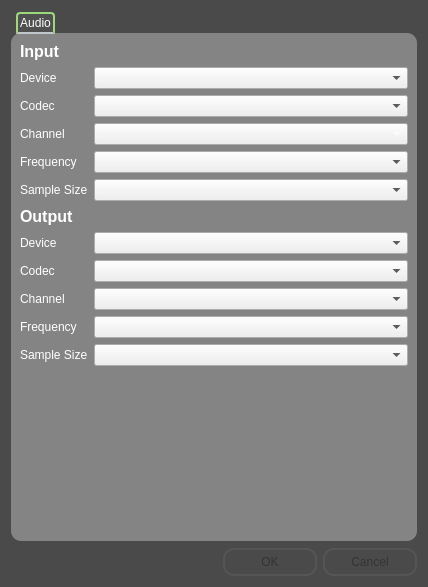
<?xml version="1.0" encoding="UTF-8"?>
<ui version="4.0">
 <class>ConfigurationDialog</class>
 <widget class="QDialog" name="ConfigurationDialog">
  <property name="geometry">
   <rect>
    <x>0</x>
    <y>0</y>
    <width>428</width>
    <height>587</height>
   </rect>
  </property>
  <property name="windowTitle">
   <string>Dialog</string>
  </property>
  <property name="styleSheet">
   <string notr="true">#ConfigurationDialog {
background-color:#4a4a4a;
}

#ConfigurationDialog QPushButton {
color: #333;
border: 2px solid #555;
border-radius: 11px;
padding: 5px;
background: qradialgradient(cx: 0.3, cy: -0.4,
fx: 0.3, fy: -0.4,
radius: 1.35, stop: 0 #fff, stop: 1 #888);
min-width: 80px;
}
#ConfigurationDialog QPushButton:hover {
background: qradialgradient(cx: 0.3, cy: -0.4,
fx: 0.3, fy: -0.4,
radius: 1.35, stop: 0 #fff, stop: 1 #bbb);
}
#ConfigurationDialog QPushButton:pressed {
background: qradialgradient(cx: 0.4, cy: -0.1,
fx: 0.4, fy: -0.1,
radius: 1.35, stop: 0 #fff, stop: 1 #ddd);
}</string>
  </property>
  <layout class="QVBoxLayout" name="verticalLayout">
   <item>
    <widget class="QTabWidget" name="tabWidget">
     <property name="styleSheet">
      <string notr="true">QTabWidget::pane {
	color: rgb(255,255,255);
	margin: 0px,1px,1px,1px;
	border-radius: 10px;
	background: rgb(132, 132, 132);
      }

  QTabWidget::tab-bar {          
	left: 5px; /* move to the right by 5px */
	bottom: -1px;      } 

/* Style the tab using the tab sub-control. Note that          it reads QTabBar _not_ QTabWidget */
QTabBar::tab { 
	background: rgb(132,132,132);
    border: 2px solid #C4C4C3; 
	border-bottom-color: #C2C7CB; /* same as the pane color */          
	border-top-left-radius: 4px;          
	border-top-right-radius: 4px;     
	min-width: 8ex;
	padding: 2px;
	color: #FFFFFF;   
}
       
QTabBar::tab:selected, QTabBar::tab:hover {	

}

QTabBar::tab:selected {
	background: rgb(80,80,80); 
	border-color: #9BD97a;          
	border-bottom-color: #C2C7CB; /* same as pane color */
}

QTabBar::tab:!selected {
    margin-top: 2px; /* make non-selected tabs look smaller */
}

QTabWidget QLabel {
	color: #FFFFFF;
}
</string>
     </property>
     <property name="currentIndex">
      <number>0</number>
     </property>
     <widget class="QWidget" name="tab">
      <attribute name="title">
       <string>Audio</string>
      </attribute>
      <layout class="QFormLayout" name="formLayout_2">
       <property name="fieldGrowthPolicy">
        <enum>QFormLayout::AllNonFixedFieldsGrow</enum>
       </property>
       <item row="1" column="0">
        <widget class="QLabel" name="devicesLabel">
         <property name="text">
          <string>Device</string>
         </property>
        </widget>
       </item>
       <item row="1" column="1">
        <widget class="QComboBox" name="iComboBox"/>
       </item>
       <item row="2" column="0">
        <widget class="QLabel" name="codecsLabel">
         <property name="text">
          <string>Codec</string>
         </property>
        </widget>
       </item>
       <item row="2" column="1">
        <widget class="QComboBox" name="iCodecsComboBox"/>
       </item>
       <item row="3" column="0">
        <widget class="QLabel" name="channelsLabel">
         <property name="text">
          <string>Channel</string>
         </property>
        </widget>
       </item>
       <item row="3" column="1">
        <widget class="QComboBox" name="iChannelsComboBox">
         <property name="styleSheet">
          <string notr="true">#iChannelsComboBox {
	color: #FFFFFF;
}</string>
         </property>
        </widget>
       </item>
       <item row="4" column="0">
        <widget class="QLabel" name="frequencyLabel">
         <property name="text">
          <string>Frequency</string>
         </property>
        </widget>
       </item>
       <item row="4" column="1">
        <widget class="QComboBox" name="iFrequenciesComboBox"/>
       </item>
       <item row="5" column="0">
        <widget class="QLabel" name="sampleSizeLabel">
         <property name="text">
          <string>Sample Size</string>
         </property>
        </widget>
       </item>
       <item row="5" column="1">
        <widget class="QComboBox" name="iSampleSizesComboBox"/>
       </item>
       <item row="7" column="0">
        <widget class="QLabel" name="deviceLabel">
         <property name="text">
          <string>Device</string>
         </property>
        </widget>
       </item>
       <item row="7" column="1">
        <widget class="QComboBox" name="oComboBox"/>
       </item>
       <item row="8" column="0">
        <widget class="QLabel" name="codecLabel">
         <property name="text">
          <string>Codec</string>
         </property>
        </widget>
       </item>
       <item row="8" column="1">
        <widget class="QComboBox" name="oCodecsComboBox"/>
       </item>
       <item row="9" column="0">
        <widget class="QLabel" name="channelLabel">
         <property name="text">
          <string>Channel</string>
         </property>
        </widget>
       </item>
       <item row="9" column="1">
        <widget class="QComboBox" name="oChannelsComboBox"/>
       </item>
       <item row="10" column="0">
        <widget class="QLabel" name="frequencyLabel_2">
         <property name="text">
          <string>Frequency</string>
         </property>
        </widget>
       </item>
       <item row="10" column="1">
        <widget class="QComboBox" name="oFrequenciesComboBox"/>
       </item>
       <item row="11" column="0">
        <widget class="QLabel" name="sampleSizeLabel_2">
         <property name="text">
          <string>Sample Size</string>
         </property>
        </widget>
       </item>
       <item row="11" column="1">
        <widget class="QComboBox" name="oSampleSizesComboBox"/>
       </item>
       <item row="0" column="0">
        <widget class="QLabel" name="label">
         <property name="font">
          <font>
           <pointsize>12</pointsize>
           <weight>75</weight>
           <bold>true</bold>
          </font>
         </property>
         <property name="text">
          <string>Input</string>
         </property>
        </widget>
       </item>
       <item row="6" column="0">
        <widget class="QLabel" name="label_2">
         <property name="font">
          <font>
           <pointsize>12</pointsize>
           <weight>75</weight>
           <bold>true</bold>
          </font>
         </property>
         <property name="text">
          <string>Output</string>
         </property>
        </widget>
       </item>
      </layout>
     </widget>
    </widget>
   </item>
   <item>
    <widget class="QDialogButtonBox" name="buttonBox">
     <property name="orientation">
      <enum>Qt::Horizontal</enum>
     </property>
     <property name="standardButtons">
      <set>QDialogButtonBox::Cancel|QDialogButtonBox::Ok</set>
     </property>
    </widget>
   </item>
  </layout>
 </widget>
 <resources/>
 <connections>
  <connection>
   <sender>buttonBox</sender>
   <signal>accepted()</signal>
   <receiver>ConfigurationDialog</receiver>
   <slot>accept()</slot>
   <hints>
    <hint type="sourcelabel">
     <x>248</x>
     <y>254</y>
    </hint>
    <hint type="destinationlabel">
     <x>157</x>
     <y>274</y>
    </hint>
   </hints>
  </connection>
  <connection>
   <sender>buttonBox</sender>
   <signal>rejected()</signal>
   <receiver>ConfigurationDialog</receiver>
   <slot>reject()</slot>
   <hints>
    <hint type="sourcelabel">
     <x>316</x>
     <y>260</y>
    </hint>
    <hint type="destinationlabel">
     <x>286</x>
     <y>274</y>
    </hint>
   </hints>
  </connection>
 </connections>
</ui>
